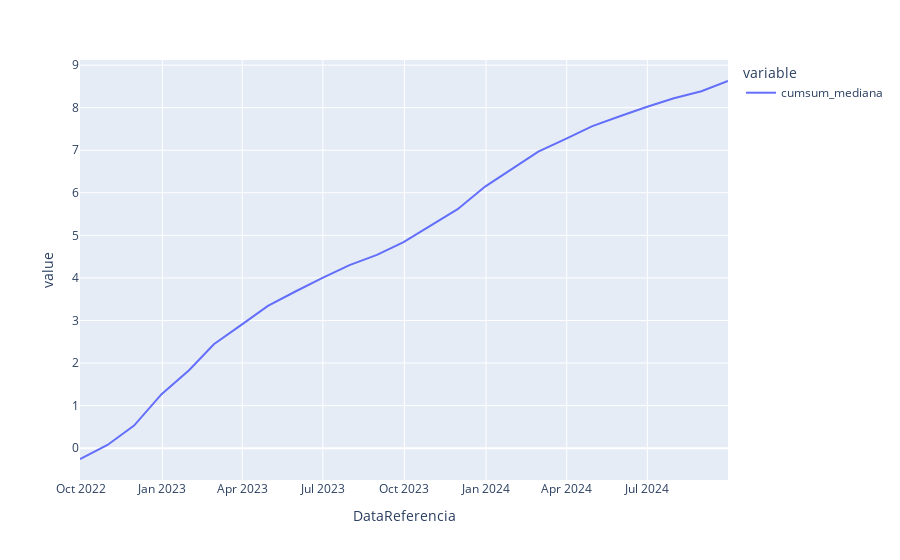

Source (notebook cell):
### Code cell
# Gráfico iterativo utilizando o plotly
fig=px.line(df_ipca_ultima,x=df_ipca_ultima.index,y=['cumsum_mediana'])
# Gerando arquivo com o resultado
# plotly.offline.plot(fig, show_link = True,filename=f'./output/tx_desocupacao_forcast.html')
fig.show()

### Figure 1 — Plotly figure (JSON) as saved in the notebook; plotly's stock layout.template omitted (floating-point values rounded to 4 significant figures)
{"data": [{"hovertemplate": "variable=cumsum_mediana<br>DataReferencia=%{x}<br>value=%{y}<extra></extra>", "legendgroup": "cumsum_mediana", "line": {"color": "#636efa", "dash": "solid"}, "marker": {"symbol": "circle"}, "mode": "lines", "name": "cumsum_mediana", "orientation": "v", "showlegend": true, "type": "scatter", "x": ["2022-09-30", "2022-10-31", "2022-11-30", "2022-12-31", "2023-01-31", "2023-02-28", "2023-03-31", "2023-04-30", "2023-05-31", "2023-06-30", "2023-07-31", "2023-08-31", "2023-09-30", "2023-10-31", "2023-11-30", "2023-12-31", "2024-01-31", "2024-02-29", "2024-03-31", "2024-04-30", "2024-05-31", "2024-06-30", "2024-07-31", "2024-08-31", "2024-09-30"], "xaxis": "x", "y": [-0.255, 0.075, 0.5306, 1.268, 1.831, 2.441, 2.896, 3.341, 3.681, 3.996, 4.302, 4.542, 4.842, 5.234, 5.614, 6.147, 6.572, 6.967, 7.267, 7.567, 7.797, 8.015, 8.22, 8.385, 8.626], "yaxis": "y"}], "layout": {"legend": {"title": {"text": "variable"}, "tracegroupgap": 0}, "margin": {"t": 60}, "xaxis": {"anchor": "y", "domain": [0, 1], "title": {"text": "DataReferencia"}}, "yaxis": {"anchor": "x", "domain": [0, 1], "title": {"text": "value"}}}}
